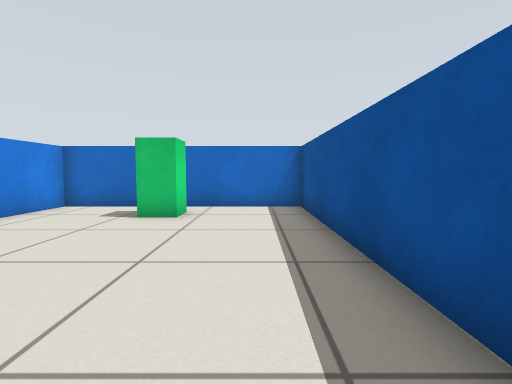
[1] (above)

18 first-person views from a walk through a world built for the Gazebo simulator. The camera is 0.57 m above the floor, tilts 4° down and sees 85° across. The floor is counted in squares, 0.5 m on a side. Each view is taken from the middle of a square. On the plan, view 1 faces up. The plan holds only what a view shows up to about 12 squares ahead; the rest is blank.

[2]
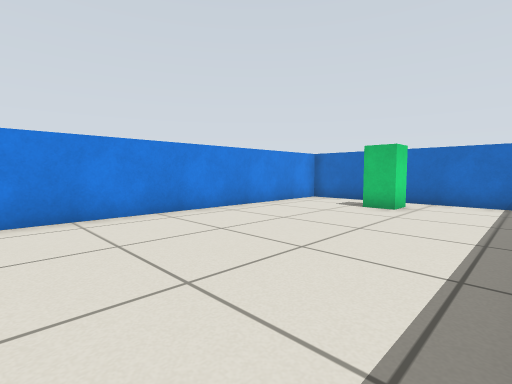

[3]
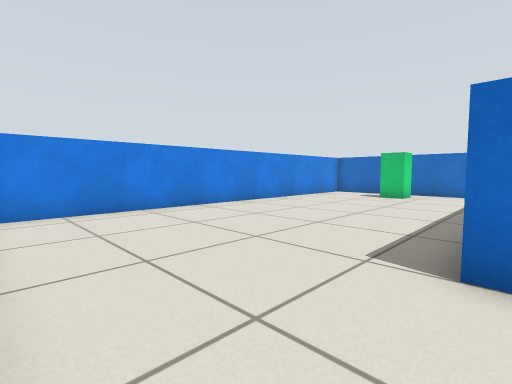

[4]
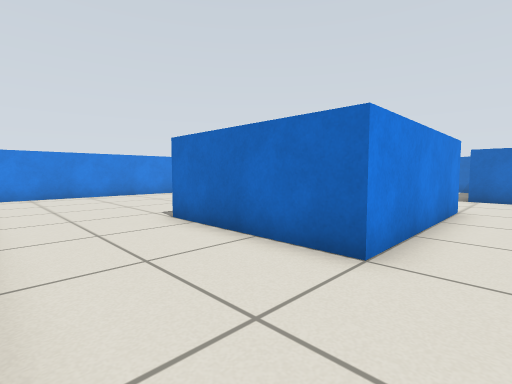

[5]
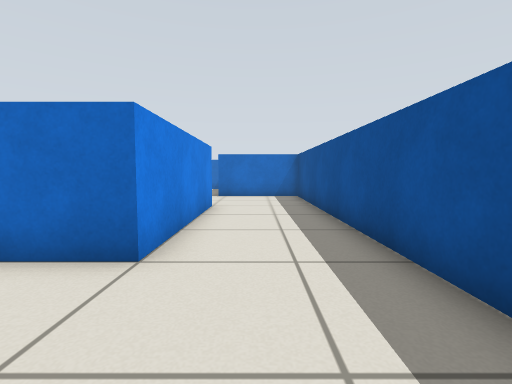

[6]
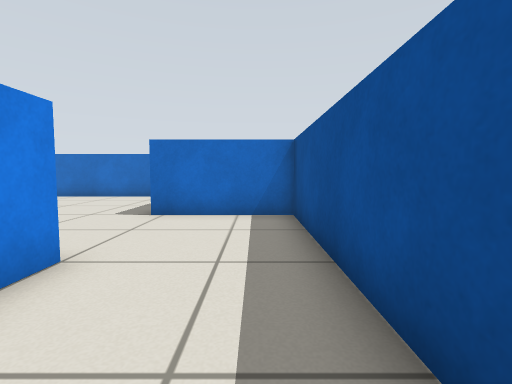

[7]
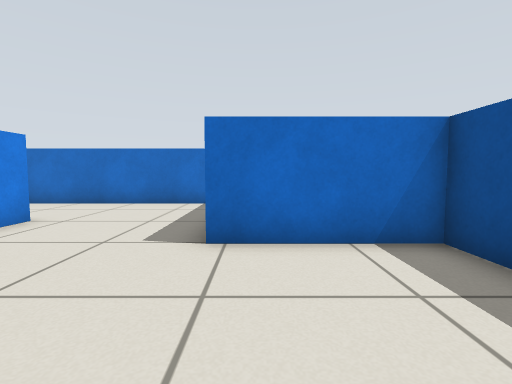

[8]
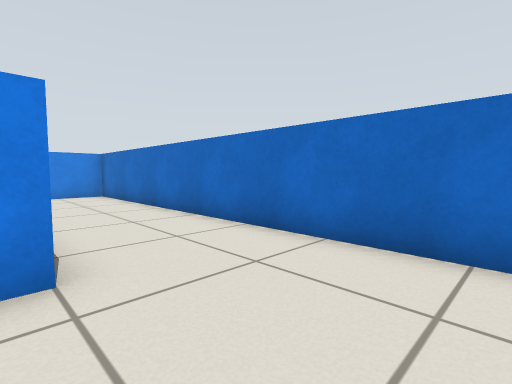

[9]
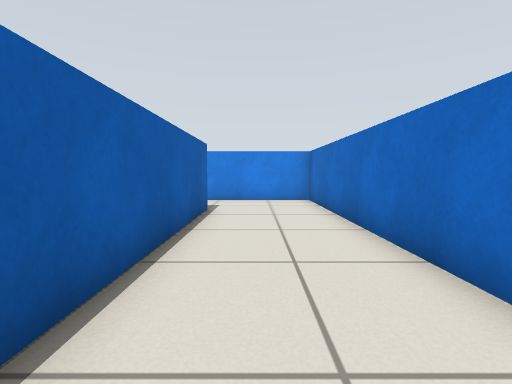

[10]
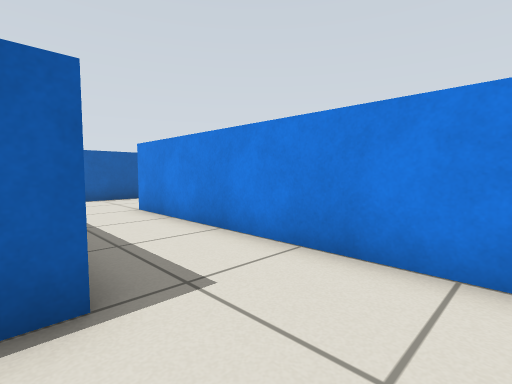

[11]
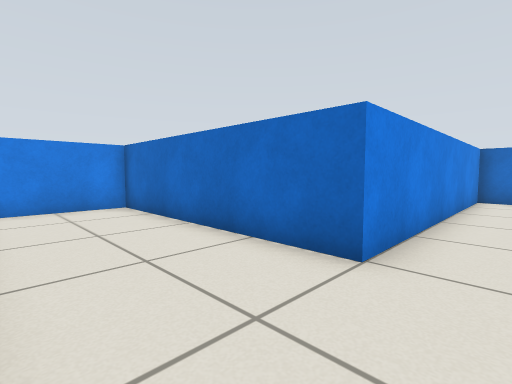

[12]
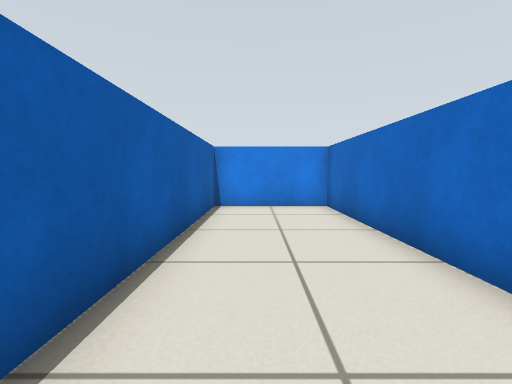

[13]
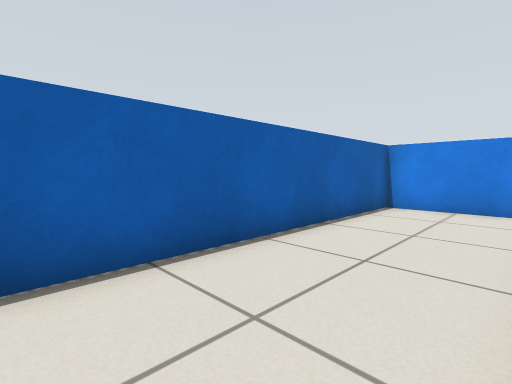

[14]
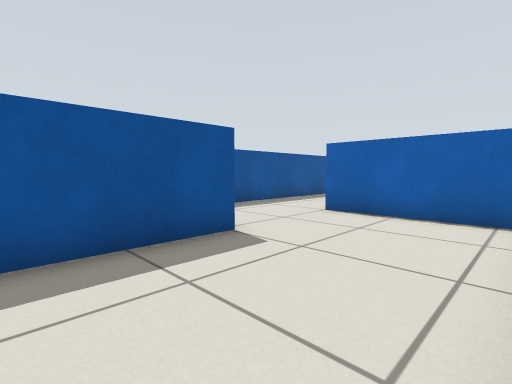

[15]
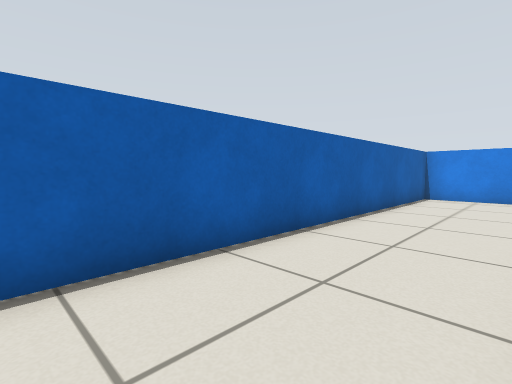

[16]
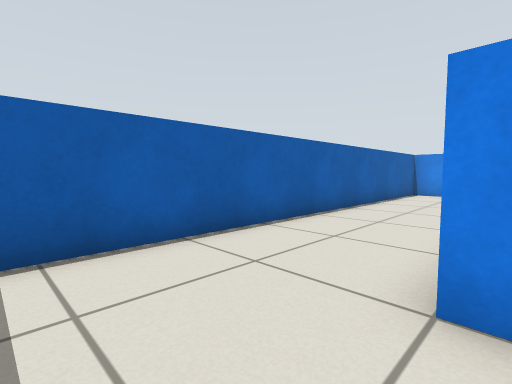

[17]
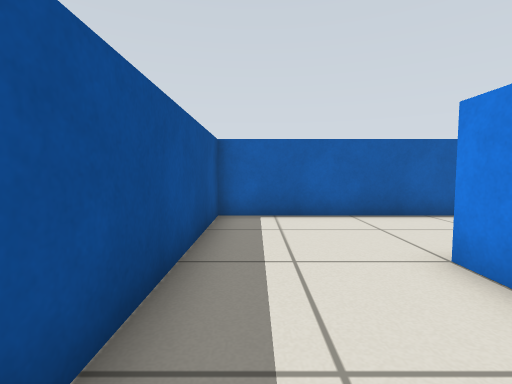

[18]
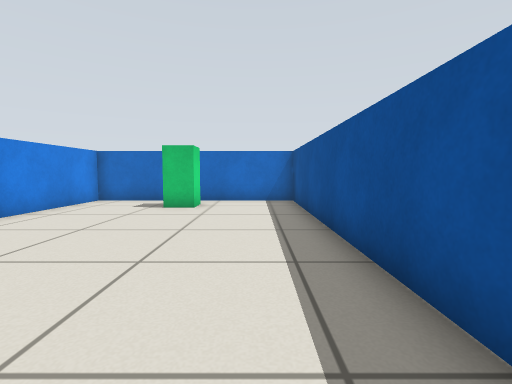

### Floor plan
Points are (right, up) in squares from view 1. A wall is a line through its corners. A room is listed if a view was taken in it or the views show most of it. See-through windows are left out.
Room 1 (views 1, 2, 3, 4, 5, 6, 7, 8, 9, 10, 13, 14, 15, 16, 17, 18)
walls: (2.2, 3.5) (6.5, 3.5) (6.5, -2.5) (1.5, -2.5); (1.5, -0.5) (1.5, 9.3) (-6.4, 9.3) (-6.4, -6.3) (10, -6.3) (10, 7.4) (6.2, 7.4) (6.2, 10.9); (1.7, 9.6) (1.7, 8.6); (-6.6, 9.5) (0.5, 9.5); (5.2, 13.2) (-9.5, 13.2) (-9.5, 3.4)
ways out: opening at (-8.5, 3) to room 2
objects: green box (-3, 7) to (-2, 8)
Room 2 (views 11, 12)
walls: (-9.5, 3.4) (-17.4, 3.4) (-17.4, -0.4) (-8, -0.4)
ways out: opening at (-8.5, 3) to room 1

Positions as (right, up) in squares from view 1, and headings:
1: (0, 0), facing up
2: (1, -2), facing up-left
3: (2, -6), facing up-left
4: (8, -6), facing up-left
5: (8, -6), facing up
6: (9, 0), facing up
7: (7, 3), facing up
8: (5, 9), facing up-left
9: (2, 11), facing left
10: (-6, 12), facing down-left
11: (-8, 0), facing up-left
12: (-8, 1), facing left
13: (-8, 3), facing down-left
14: (2, 11), facing down-right
15: (7, -3), facing down-left
16: (9, -2), facing down-left
17: (9, 1), facing down
18: (0, -2), facing up
